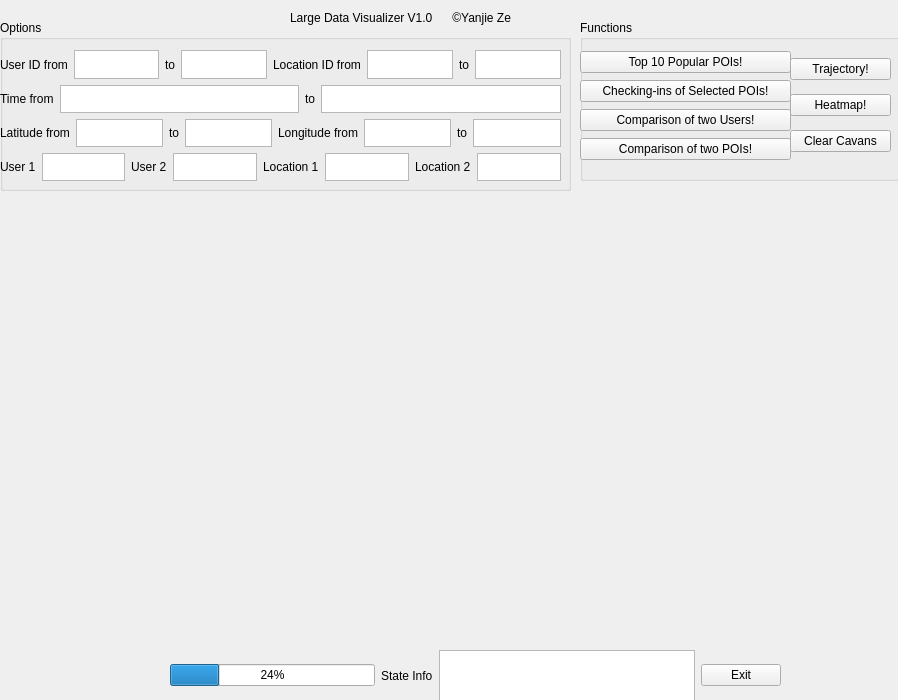
<?xml version="1.0" encoding="UTF-8"?>
<ui version="4.0">
 <class>FileVisualizer</class>
 <widget class="QWidget" name="FileVisualizer">
  <property name="geometry">
   <rect>
    <x>0</x>
    <y>0</y>
    <width>898</width>
    <height>700</height>
   </rect>
  </property>
  <property name="windowTitle">
   <string>Form</string>
  </property>
  <widget class="QLabel" name="label_5">
   <property name="geometry">
    <rect>
     <x>290</x>
     <y>10</y>
     <width>251</width>
     <height>16</height>
    </rect>
   </property>
   <property name="text">
    <string>Large Data Visualizer V1.0      ©Yanjie Ze </string>
   </property>
  </widget>
  <widget class="QWidget" name="verticalLayoutWidget">
   <property name="geometry">
    <rect>
     <x>10</x>
     <y>200</y>
     <width>871</width>
     <height>451</height>
    </rect>
   </property>
   <layout class="QVBoxLayout" name="drawingLayout"/>
  </widget>
  <widget class="QWidget" name="layoutWidget">
   <property name="geometry">
    <rect>
     <x>170</x>
     <y>650</y>
     <width>611</width>
     <height>51</height>
    </rect>
   </property>
   <layout class="QHBoxLayout" name="horizontalLayout">
    <item>
     <widget class="QProgressBar" name="progressBar">
      <property name="value">
       <number>24</number>
      </property>
     </widget>
    </item>
    <item>
     <widget class="QLabel" name="label_14">
      <property name="text">
       <string>State Info</string>
      </property>
     </widget>
    </item>
    <item>
     <widget class="QTextEdit" name="state_textEdit"/>
    </item>
    <item>
     <widget class="QPushButton" name="exitButton">
      <property name="enabled">
       <bool>true</bool>
      </property>
      <property name="text">
       <string>Exit</string>
      </property>
     </widget>
    </item>
   </layout>
  </widget>
  <widget class="QGroupBox" name="groupBox">
   <property name="geometry">
    <rect>
     <x>0</x>
     <y>20</y>
     <width>571</width>
     <height>171</height>
    </rect>
   </property>
   <property name="title">
    <string>Options</string>
   </property>
   <widget class="QWidget" name="layoutWidget">
    <property name="geometry">
     <rect>
      <x>0</x>
      <y>30</y>
      <width>561</width>
      <height>131</height>
     </rect>
    </property>
    <layout class="QVBoxLayout" name="verticalLayout">
     <item>
      <layout class="QHBoxLayout" name="horizontalLayout_4">
       <item>
        <layout class="QHBoxLayout" name="horizontalLayout_2">
         <item>
          <widget class="QLabel" name="label">
           <property name="text">
            <string>User ID from</string>
           </property>
          </widget>
         </item>
         <item>
          <widget class="QTextEdit" name="user_id_lower"/>
         </item>
         <item>
          <widget class="QLabel" name="label_2">
           <property name="text">
            <string>to</string>
           </property>
          </widget>
         </item>
         <item>
          <widget class="QTextEdit" name="user_id_upper"/>
         </item>
        </layout>
       </item>
       <item>
        <layout class="QHBoxLayout" name="horizontalLayout_3">
         <item>
          <widget class="QLabel" name="label_3">
           <property name="text">
            <string>Location ID from</string>
           </property>
          </widget>
         </item>
         <item>
          <widget class="QTextEdit" name="location_id_lower"/>
         </item>
         <item>
          <widget class="QLabel" name="label_4">
           <property name="text">
            <string>to</string>
           </property>
          </widget>
         </item>
         <item>
          <widget class="QTextEdit" name="location_id_upper"/>
         </item>
        </layout>
       </item>
      </layout>
     </item>
     <item>
      <layout class="QHBoxLayout" name="horizontalLayout_8">
       <item>
        <widget class="QLabel" name="label_11">
         <property name="text">
          <string>Time from</string>
         </property>
        </widget>
       </item>
       <item>
        <widget class="QTextEdit" name="time_lower"/>
       </item>
       <item>
        <widget class="QLabel" name="label_12">
         <property name="text">
          <string>to</string>
         </property>
        </widget>
       </item>
       <item>
        <widget class="QTextEdit" name="time_upper"/>
       </item>
      </layout>
     </item>
     <item>
      <layout class="QHBoxLayout" name="horizontalLayout_7">
       <item>
        <layout class="QHBoxLayout" name="horizontalLayout_6">
         <item>
          <widget class="QLabel" name="label_9">
           <property name="text">
            <string>Latitude from</string>
           </property>
          </widget>
         </item>
         <item>
          <widget class="QTextEdit" name="latitude_lower"/>
         </item>
         <item>
          <widget class="QLabel" name="label_10">
           <property name="text">
            <string>to</string>
           </property>
          </widget>
         </item>
         <item>
          <widget class="QTextEdit" name="latitude_upper"/>
         </item>
        </layout>
       </item>
       <item>
        <layout class="QHBoxLayout" name="horizontalLayout_5">
         <item>
          <widget class="QLabel" name="label_7">
           <property name="text">
            <string>Longitude from</string>
           </property>
          </widget>
         </item>
         <item>
          <widget class="QTextEdit" name="longitude_lower"/>
         </item>
         <item>
          <widget class="QLabel" name="label_8">
           <property name="text">
            <string>to</string>
           </property>
          </widget>
         </item>
         <item>
          <widget class="QTextEdit" name="longitude_upper"/>
         </item>
        </layout>
       </item>
      </layout>
     </item>
     <item>
      <layout class="QHBoxLayout" name="horizontalLayout_10">
       <item>
        <layout class="QHBoxLayout" name="horizontalLayout_11">
         <item>
          <widget class="QLabel" name="label_15">
           <property name="text">
            <string>User 1</string>
           </property>
          </widget>
         </item>
         <item>
          <widget class="QTextEdit" name="user_id1"/>
         </item>
         <item>
          <widget class="QLabel" name="label_16">
           <property name="text">
            <string>User 2</string>
           </property>
          </widget>
         </item>
         <item>
          <widget class="QTextEdit" name="user_id2"/>
         </item>
        </layout>
       </item>
       <item>
        <layout class="QHBoxLayout" name="horizontalLayout_12">
         <item>
          <widget class="QLabel" name="label_17">
           <property name="text">
            <string>Location 1</string>
           </property>
          </widget>
         </item>
         <item>
          <widget class="QTextEdit" name="location_id1"/>
         </item>
         <item>
          <widget class="QLabel" name="label_18">
           <property name="text">
            <string>Location 2</string>
           </property>
          </widget>
         </item>
         <item>
          <widget class="QTextEdit" name="location_id2"/>
         </item>
        </layout>
       </item>
      </layout>
     </item>
    </layout>
   </widget>
  </widget>
  <widget class="QGroupBox" name="groupBox_2">
   <property name="geometry">
    <rect>
     <x>580</x>
     <y>20</y>
     <width>321</width>
     <height>161</height>
    </rect>
   </property>
   <property name="title">
    <string>Functions</string>
   </property>
   <widget class="QWidget" name="layoutWidget">
    <property name="geometry">
     <rect>
      <x>0</x>
      <y>30</y>
      <width>211</width>
      <height>111</height>
     </rect>
    </property>
    <layout class="QVBoxLayout" name="verticalLayout_2">
     <item>
      <widget class="QPushButton" name="top10Button">
       <property name="text">
        <string>Top 10 Popular POIs!</string>
       </property>
      </widget>
     </item>
     <item>
      <widget class="QPushButton" name="checkinButton">
       <property name="text">
        <string>Checking-ins of Selected POIs!</string>
       </property>
      </widget>
     </item>
     <item>
      <widget class="QPushButton" name="compare2userButton">
       <property name="text">
        <string>Comparison of two Users!</string>
       </property>
      </widget>
     </item>
     <item>
      <widget class="QPushButton" name="compare2locationButton">
       <property name="text">
        <string>Comparison of two POIs!</string>
       </property>
      </widget>
     </item>
    </layout>
   </widget>
   <widget class="QWidget" name="layoutWidget">
    <property name="geometry">
     <rect>
      <x>210</x>
      <y>30</y>
      <width>101</width>
      <height>111</height>
     </rect>
    </property>
    <layout class="QVBoxLayout" name="verticalLayout_3">
     <item>
      <widget class="QPushButton" name="usertrajectoryButton">
       <property name="text">
        <string>Trajectory!</string>
       </property>
      </widget>
     </item>
     <item>
      <widget class="QPushButton" name="heatmapButton">
       <property name="text">
        <string>Heatmap!</string>
       </property>
      </widget>
     </item>
     <item>
      <widget class="QPushButton" name="clearButton">
       <property name="text">
        <string>Clear Cavans</string>
       </property>
      </widget>
     </item>
    </layout>
   </widget>
  </widget>
 </widget>
 <resources/>
 <connections/>
</ui>
